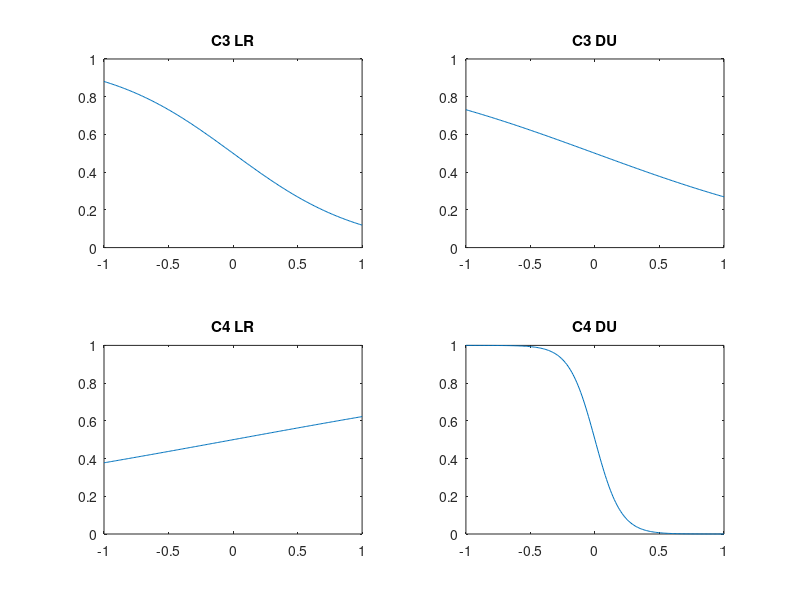

This chart was generated by the following MATLAB code: (Note: this script raises an error after producing the figure.)
%% Sigmoid function design + Control vector correction preview 
% Input: equation/params for sigmoid function. 
% Output: 4 floats as weights for BCI2000 output channels
close all; 

v = -1:0.01:1;

order = {'C3 LR', 'C3 DU', 'C4 LR', 'C4 DU'};

% Used in Experiment configuration A 
gain = [5 5 -5 5];
shift = [0 0 0 0];

% Used in Experiment configuration B  
gain = [2 1 -.5 10];  % centered is 5 
shift = [0 0 0 0];  % centered is 0

% Used in Experiment configuration C 
%gain = [2 9 .5 7];
%shift = [-.5 0.3 .6 .7];  

figure;

for i = 1:4 
    y = 1 ./ (1 + exp(gain(i) * (v+shift(i)))); 
    subplot(2, 2, i); plot(v, y); 
    title(order{i}); 
    xlim([-1 1]); ylim([0 1]); 
end


[cl_new, cr_new, cd_new, cu_new, x_weights, y_weights] = control_axes_corrector(gain, shift, 'plot');

function [cl_new, cr_new, cd_new, cu_new, x_weights, y_weights] = control_axes_corrector(gain, shift, plot_mode)

    % LEFT 
    v = [-0.95 0]; 
    C3LR = 1 ./ (1 + exp(gain(1) * (v+shift(1))));
    C4LR = 1 ./ (1 + exp(gain(3) * (v+shift(3))));
    cl = [C4LR(1)-C3LR(1)-(C4LR(2)-C3LR(2)), -C4LR(1)-C3LR(1) - (-C4LR(2)-C3LR(2))];
    %cl = cl / norm(cl); 
        
    % RIGHT
    v = [0.95 0];
    C3LR = 1 ./ (1 + exp(gain(1) * (v+shift(1))));
    C4LR = 1 ./ (1 + exp(gain(3) * (v+shift(3))));
    cr = [C4LR(1)-C3LR(1)-(C4LR(2)-C3LR(2)), -C4LR(1)-C3LR(1) - (-C4LR(2)-C3LR(2))];
    %cr = cr / norm(cr); 
    
    % DOWN
    v = [-0.95 0]; 
    C3DU = 1 ./ (1 + exp(gain(2) * (v+shift(2))));
    C4DU = 1 ./ (1 + exp(gain(4) * (v+shift(4))));
    cd = [C4DU(1)-C3DU(1)-(C4DU(2)-C3DU(2)), -C4DU(1)-C3DU(1) - (-C4DU(2)-C3DU(2))]; 
    %cd = cd / norm(cd); 
    
    % UP 
    v = [0.95 0]; 
    C3DU = 1 ./ (1 + exp(gain(2) * (v+shift(2))));
    C4DU = 1 ./ (1 + exp(gain(4) * (v+shift(4))));
    cu = [C4DU(1)-C3DU(1)-(C4DU(2)-C3DU(2)), -C4DU(1)-C3DU(1) - (-C4DU(2)-C3DU(2))]; 
    %cu = cu / norm(cu); 
    
    dl = [-1 0];
    dr = [1 0]; 
    du = [0 1]; 
    dd = [0 -1]; 
    
    la = atan2d(det([cl', dl']), dot(cl', dl'));
    ra = atan2d(det([cr', dr']), dot(cr', dr')); 
    ua = atan2d(det([cu', du']), dot(cu', du'));
    da = atan2d(det([cd', dd']), dot(cd', dd'));
    theta = mean([la, ra, ua, da]); 
    theta_LR = mean([la, ra]); 
    theta_DU = mean([ua, da]); 
    
    R = [cosd(theta), -sind(theta); sind(theta), cosd(theta)]; % rotation matrix
    R_LR = [cosd(theta_LR), -sind(theta_LR); sind(theta_LR), cosd(theta_LR)]; 
    R_DU = [cosd(theta_DU), -sind(theta_DU); sind(theta_DU), cosd(theta_DU)]; 
    
    cl_new = R_LR * cl';
    cr_new = R_LR * cr'; 
    cd_new = R_DU * cd'; 
    cu_new = R_DU * cu'; 
    
    % Add the number weights calculation and return those as well! 
    x_weights = [cosd(theta_LR) + sind(theta_LR), sind(theta_LR) - cosd(theta_LR)]; % [C4, C3]
    y_weights = [sind(theta_DU) - cosd(theta_DU), -cosd(theta_DU) - sind(theta_DU)]; % [C4, C3]
    
    if nargin == 3
        if plot_mode == 'plot'
            figure;
            subplot(1, 2, 1); title('Before correction'); 
            xlim([-1 1]); ylim([-1 1]); set(gcf, 'Position',  [100, 100, 1200, 400]); hold on;
            p1 = plot([0, cr(1)], [0, cr(2)]); 
            p2 = plot([0, cu(1)], [0, cu(2)]); 
            p3 = plot([0, cl(1)], [0, cl(2)]); 
            p4 = plot([0, cd(1)], [0, cd(2)]); 
            px = xline(0, '--'); py = yline(0, '--');
            legend([p1,p2,p3,p4], {'right', 'up', 'left', 'down'}); 
            
            subplot(1, 2, 2); title('After correction'); 
            xlim([-1 1]); ylim([-1 1]); set(gcf, 'Position',  [100, 100, 1200, 400]); hold on;
            p1 = plot([0, cr_new(1)], [0, cr_new(2)]); 
            p2 = plot([0, cu_new(1)], [0, cu_new(2)]); 
            p3 = plot([0, cl_new(1)], [0, cl_new(2)]); 
            p4 = plot([0, cd_new(1)], [0, cd_new(2)]); 
            px = xline(0, '--'); py = yline(0, '--');
            legend([p1,p2,p3,p4], {'right', 'up', 'left', 'down'}); 
        end
    end
    
end